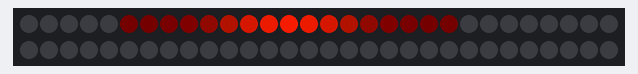
A sketch run on a simulated Arduino Uno, built with avr-gcc and run on an emulated ATmega328P. On the bench: 60 RGB LEDs in strip order, left to right, continuing on the next row.

Above: at 0.45 s.
At 4.96 s:
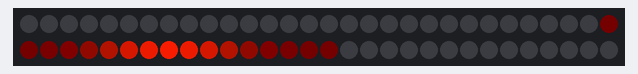
At 9.9 s:
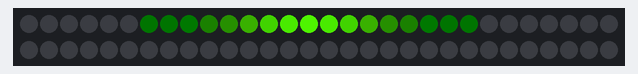
At 20.38 s:
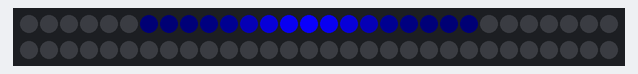
At 29.07 s:
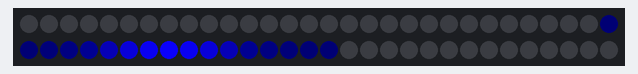
At 39.55 s:
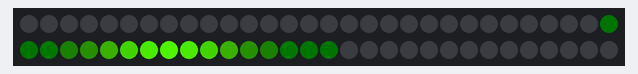

The sketch:

WS2811_LED.ino
```cpp
#include <FastLED.h>
#define NUM_LEDS 60
#define LED_PIN 10
#define DELAY_TIME 10  // Delay between color changes (in milliseconds)
CRGB leds[NUM_LEDS];

uint8_t fade[9] = { 255, 236, 192, 128, 64, 32, 16, 4, 1 };
uint8_t colors[4] = { 10, 83, 96, 164 };

void setup() {
  // put your setup code here, to run once:
  FastLED.addLeds<WS2811, LED_PIN, RGB>(leds, NUM_LEDS);
}

void loop() {
  static uint8_t hue = 164;  // Hue value for color shifting 10 - green 83 - yellow 96 - red 164 - blue
  static uint8_t brightness = 0;

  // for (int j = 0; j < NUM_LEDS; j++) {

  //   if (abs(20 - j) > 8) brightness = 0;
  //   else brightness = fade[abs(20 - j)];

  //   leds[j] = CHSV(hue, 255, brightness);
  // }
  // FastLED.show();

  for (int k = 0; k < 4; k++){
    for (int i = -10; i < NUM_LEDS + 10; i++) {
      for (int j = 0; j < NUM_LEDS; j++) {

        if (abs(i - j) > 8) brightness = 0;
        else brightness = fade[abs(i - j)];

        leds[j] = CHSV(colors[k], 255, brightness);
      }
      FastLED.show();  // Update the LED strip
      delay(DELAY_TIME);  // Delay between color changes
    }
  }


  // Shift the hue for the next frame
  //hue++;
}
```
